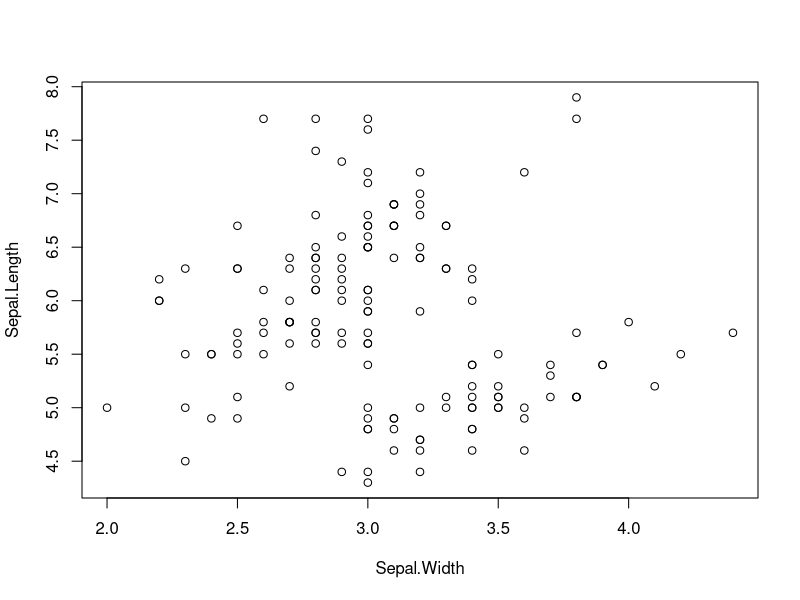
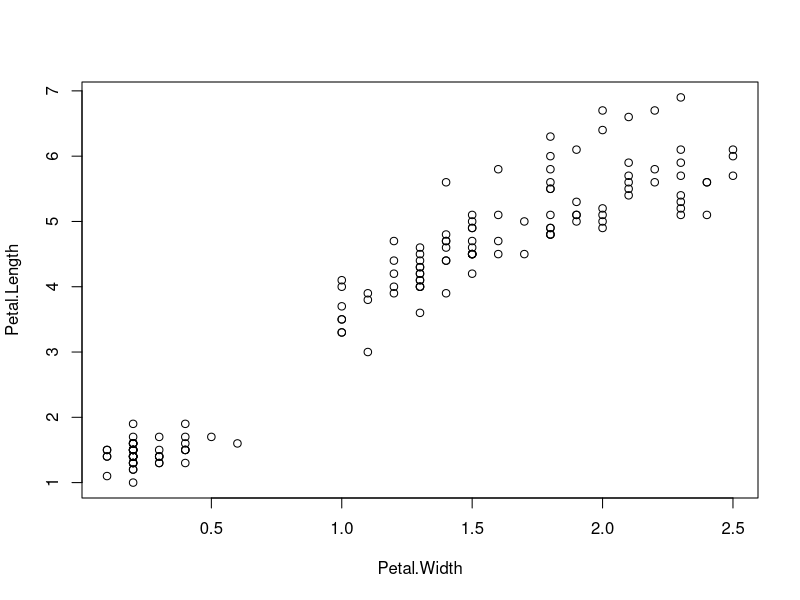
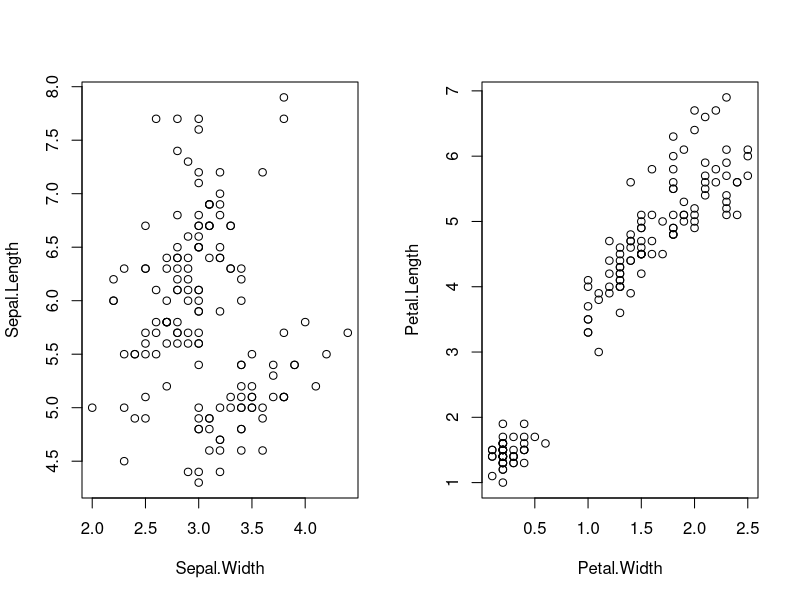
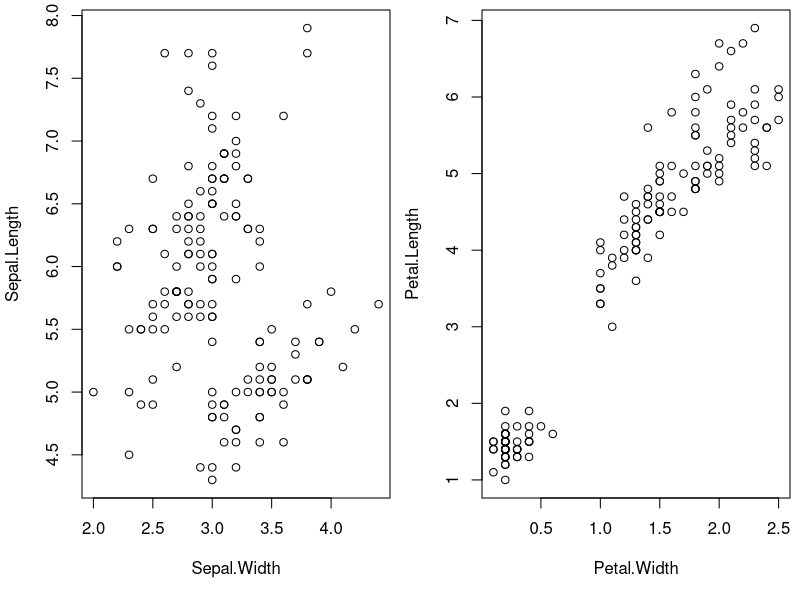
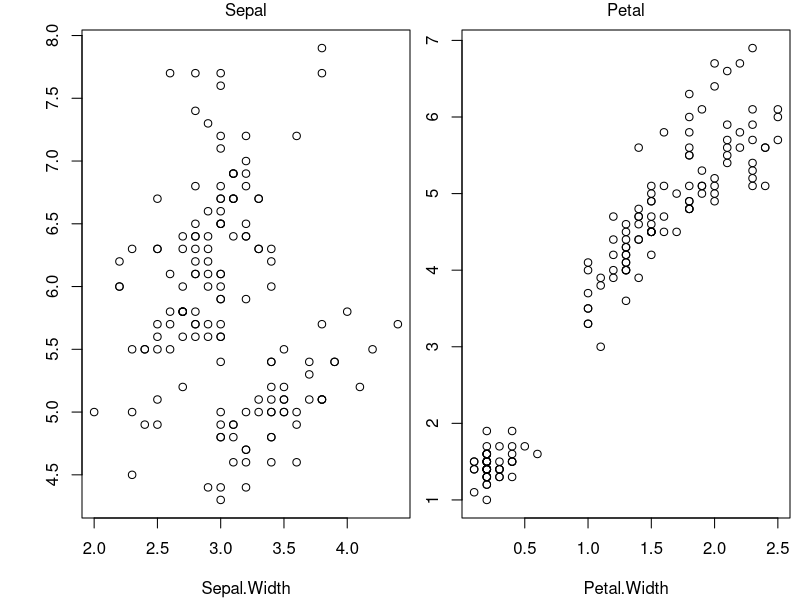
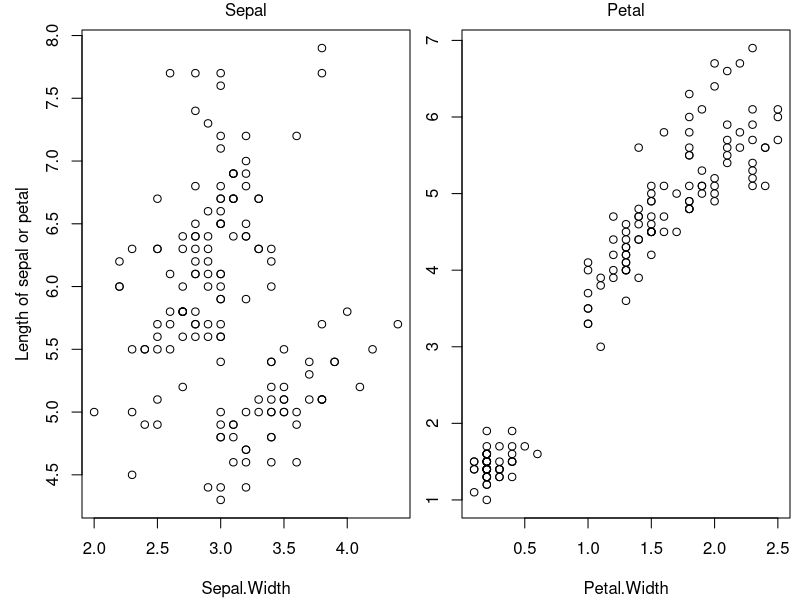
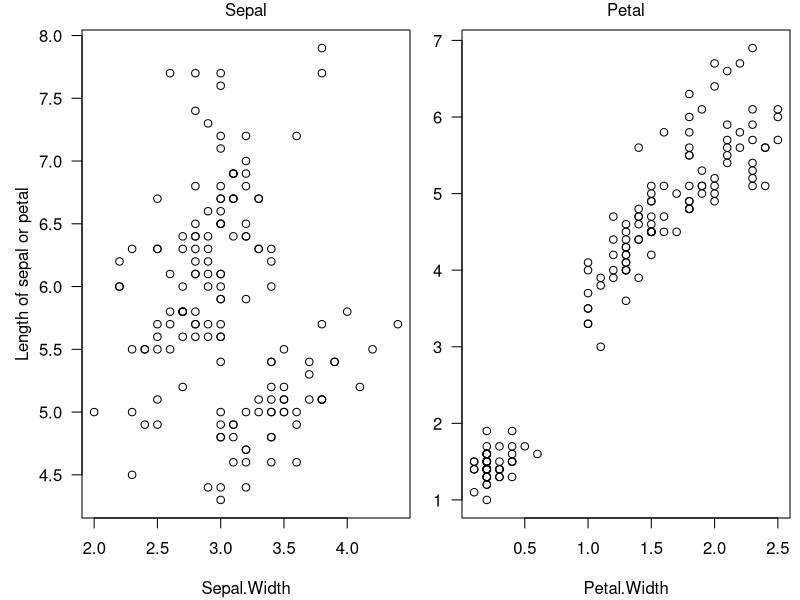
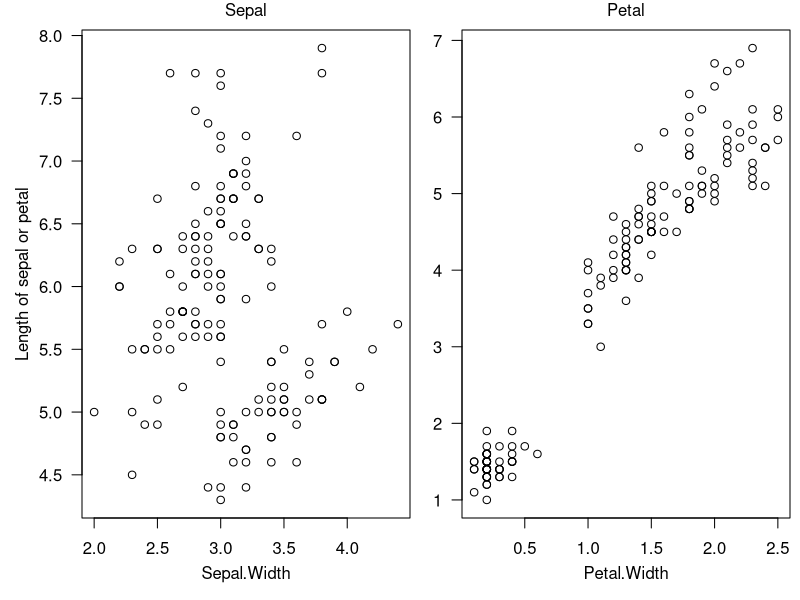

Write R code to recreate these figures, in order.
## # Making publication quality graphics with R.

## Here are plots of petal and sepal length, using the `iris` data set
## included with R (see `?iris` for details).  What we want is two
## plots, side by side to compare different allometries.

plot(Sepal.Length ~ Sepal.Width, iris)
plot(Petal.Length ~ Petal.Width, iris)

## What needs doing:
##   1. Save the output to files
##   2. Open in Illustrator
##   3. Resize/reshape dimensions
##   4. Change font sizes
##   5. Paste together
##   6. Squidge text around to use space nicely
##   7. Add a legend

## Also, what about those ugly overplotted points?

## Starting from the beginning; this is the classic way you'll get
## told to join two plots together, with mfrow:
par(mfrow=c(1, 2))
plot(Sepal.Length ~ Sepal.Width, iris)
plot(Petal.Length ~ Petal.Width, iris)

## The only problem with that is, well, pretty much everything.  There
## is about as much whitespace as there is interesting text.

## Start with an aspect ratio and size you like:
dev.new(width=7, height=5.5)

## The graphics option "mar" controls how much space is around each
## plot (in units of lines of text).  It's quite a lot!
par("mar")

## So we can reduce the enormous and useless top and right margins with
mar <- par("mar")
mar[3:4] <- 0.5
par(mfrow=c(1, 2), mar=mar)
plot(Sepal.Length ~ Sepal.Width, iris)
plot(Petal.Length ~ Petal.Width, iris)

## The graphics option "oma" controls how much space is around the
## *set* of plots.  With just a single plot this is obviously the same
## thing.

## We can use that to pull the plots together and replace the y axis labels.
par(mfrow=c(1, 2), mar=c(4.1, 2.1, 1.5, 0.5),
    oma=c(0, 2, 0, 0))
plot(Sepal.Length ~ Sepal.Width, iris)
mtext("Sepal", 3, outer=FALSE, line=0.5)
plot(Petal.Length ~ Petal.Width, iris)
mtext("Petal", 3, outer=FALSE, line=0.5)
## Note that the new plot has removed *both* y axis labels.  This is
## because while there is space to draw the left hand label, that
## space is outside of the *plot* margin and into the *outer* margin.
## So by default it won't be drawn.  Add it manually with mtext() (in
## next section)


## We can use that to pull the plots together and replace the y axis labels.
par(mfrow=c(1, 2), mar=c(4.1, 2.1, 1.5, 0.5),
    oma=c(0, 2, 0, 0))
plot(Sepal.Length ~ Sepal.Width, iris)
mtext("Length of sepal or petal", 2, outer=FALSE, line=2.5, xpd=NA)
mtext("Sepal", 3, outer=FALSE, line=0.5)
plot(Petal.Length ~ Petal.Width, iris)
mtext("Petal", 3, outer=FALSE, line=0.5)

## By default, R draws the y axis labels so that they are parallel to
## the axis.  Many people, me included think that's ugly.  Change this
## with las=1
par(mfrow=c(1, 2), mar=c(4.1, 2.1, 1.5, 0.5),
    oma=c(0, 2, 0, 0))
plot(Sepal.Length ~ Sepal.Width, iris, las=1)
mtext("Length of sepal or petal", 2, outer=FALSE, line=2.5, xpd=NA)
mtext("Sepal", 3, outer=FALSE, line=0.5)
plot(Petal.Length ~ Petal.Width, iris, las=1)
mtext("Petal", 3, outer=FALSE, line=0.5)

## You'll notice that the X axis label is a bit too low now.  This can
## be tweaked by another mtext call or by using 'mgp'
par(mfrow=c(1, 2), mar=c(4.1, 2.1, 1.5, 0.5),
    oma=c(0, 2, 0, 0), mgp=c(2.25, 1, 0))
plot(Sepal.Length ~ Sepal.Width, iris, las=1)
mtext("Length of sepal or petal", 2, outer=FALSE, line=2.5, xpd=NA)
mtext("Sepal", 3, outer=FALSE, line=0.5)
plot(Petal.Length ~ Petal.Width, iris, las=1)
mtext("Petal", 3, outer=FALSE, line=0.5)

## What if we wanted to add a little 'a' and 'b' into the plots?
## These plots have different scales, so getting them in the same
## place is hard.
par(mfrow=c(1, 2), mar=c(4.1, 2.1, 1.5, 0.5),
    oma=c(0, 2, 0, 0), mgp=c(2.25, 1, 0))
plot(Sepal.Length ~ Sepal.Width, iris, las=1)

usr <- par("usr")
text(usr[1] + .05*(usr[2] - usr[1]),
     usr[3] + .95*(usr[4] - usr[3]),
     "a)", adj=c(0, 1))

## That's going to be a pain to tweak, so let's write a little
## function.
label <- function(px, py, lab, ..., adj=c(0, 1)) {
  usr <- par("usr")
  text(usr[1] + px*(usr[2] - usr[1]),
       usr[3] + py*(usr[4] - usr[3]),
       lab, adj=adj, ...)
}

par(mfrow=c(1, 2), mar=c(4.1, 2.1, 1.5, 0.5),
    oma=c(0, 2, 0, 0), mgp=c(2.25, 1, 0))
plot(Sepal.Length ~ Sepal.Width, iris, las=1)
label(.04, .96, "a)")
mtext("Length of sepal or petal", 2, outer=FALSE, line=2.5, xpd=NA)
mtext("Sepal", 3, outer=FALSE, line=0.5)
plot(Petal.Length ~ Petal.Width, iris, las=1)
label(.04, .96, "b)")
mtext("Petal", 3, outer=FALSE, line=0.5)

## However, things might look better if we had the same x and y axes
## extents.  This is easy to do:
xlim <- range(iris$Sepal.Width, iris$Petal.Width)
ylim <- range(iris$Sepal.Length, iris$Petal.Length)

par(mfrow=c(1, 2), mar=c(4.1, 2.1, 1.5, 0.5),
    oma=c(0, 2, 0, 0), mgp=c(2.25, 1, 0))
plot(Sepal.Length ~ Sepal.Width, iris, las=1, xlim=xlim, ylim=ylim)
label(.04, .96, "a)")
mtext("Length of sepal or petal", 2, outer=FALSE, line=2.5, xpd=NA)
mtext("Sepal", 3, outer=FALSE, line=0.5)
plot(Petal.Length ~ Petal.Width, iris, las=1, xlim=xlim, ylim=ylim)
label(.04, .96, "b)")
mtext("Petal", 3, outer=FALSE, line=0.5)

## (notice how the labels stayed put)

## If we opted to keep this, we might drop the y labels from plot b)
## but keep the ticks.  To do this, we increase oma[2], decrease
## mar[2], and pass labels=FALSE when making the y axis for the second
## plot.
par(mfrow=c(1, 2), mar=c(4.1, 0.6, 1.5, 0.5),
    oma=c(0, 3, 0, 0), mgp=c(2.25, 1, 0))
plot(Sepal.Length ~ Sepal.Width, iris, las=1, xlim=xlim, ylim=ylim)
label(.04, .96, "a)")
mtext("Length of sepal or petal", 2, outer=FALSE, line=2.5, xpd=NA)
mtext("Sepal", 3, outer=FALSE, line=0.5)
plot(Petal.Length ~ Petal.Width, iris, las=1, xlim=xlim, ylim=ylim,
     yaxt="n")
axis(2, labels=FALSE)
label(.04, .96, "b)")
mtext("Petal", 3, outer=FALSE, line=0.5)

## Let's go back to the version that had independent axis labels.
par(mfrow=c(1, 2), mar=c(4.1, 2.1, 1.5, 0.5),
    oma=c(0, 2, 0, 0), mgp=c(2.25, 1, 0))
plot(Sepal.Length ~ Sepal.Width, iris, las=1)
label(.04, .96, "a)")
mtext("Length of sepal or petal", 2, outer=FALSE, line=2.5, xpd=NA)
mtext("Sepal", 3, outer=FALSE, line=0.5)
plot(Petal.Length ~ Petal.Width, iris, las=1)
label(.04, .96, "b)")
mtext("Petal", 3, outer=FALSE, line=0.5)

## We can add colours by species easily.  There are three species,
## corresponding in this case to three levels of a factor:
str(iris$Species)
levels(iris$Species)

## So if we had a vector of length 3
cols <- c("red", "blue", "green")
## then doing this:
cols[iris$Species]
## means that we have a vector of colours the same length as the data
## where 'setosa' is in red, 'versicolor' is in blue and 'virginica'
## is in green.

## If the labels were not factors, you could do it this way instead:
cols2 <- c(setosa="red", versicolor="blue", virginica="green")
cols2[as.character(iris$Species)]
## this is just a matter of taste.

## (or we can have slightly less ugly colours)
cols <- c("#e37222", "#162274", "#618e02")

par(mfrow=c(1, 2), mar=c(4.1, 2.1, 1.5, 0.5),
    oma=c(0, 2, 0, 0), mgp=c(2.25, 1, 0))
plot(Sepal.Length ~ Sepal.Width, iris, las=1, col=cols[Species])
label(.04, .96, "a)")
mtext("Length of sepal or petal", 2, outer=FALSE, line=2.5, xpd=NA)
mtext("Sepal", 3, outer=FALSE, line=0.5)
plot(Petal.Length ~ Petal.Width, iris, las=1, col=cols[Species])
label(.04, .96, "b)")
mtext("Petal", 3, outer=FALSE, line=0.5)

## (because I'm using the formula-based plotting interface I can use
## Species, not iris$Species).

## Which is starting to look better.  We can use shape so that
## colour-deficient people or black+white printed versions are more
## clear, too:
shape <- c(15, 17, 19)
## See example(points) for possible shapes.

par(mfrow=c(1, 2), mar=c(4.1, 2.1, 1.5, 0.5),
    oma=c(0, 2, 0, 0), mgp=c(2.25, 1, 0))
plot(Sepal.Length ~ Sepal.Width, iris, las=1,
     col=cols[Species], pch=shape[Species])
label(.04, .96, "a)")
mtext("Length of sepal or petal", 2, outer=FALSE, line=2.5, xpd=NA)
mtext("Sepal", 3, outer=FALSE, line=0.5)
plot(Petal.Length ~ Petal.Width, iris, las=1,
     col=cols[Species], pch=shape[Species])
label(.04, .96, "b)")
mtext("Petal", 3, outer=FALSE, line=0.5)

## The points are on top of each other, which can be solved with a bit
## of jittering:
iris$Sepal.Length <- jitter(iris$Sepal.Length)
iris$Petal.Length <- jitter(iris$Petal.Length)
iris$Sepal.Width <- jitter(iris$Sepal.Width)
iris$Petal.Width <- jitter(iris$Petal.Width)

par(mfrow=c(1, 2), mar=c(4.1, 2.1, 1.5, 0.5),
    oma=c(0, 2, 0, 0), mgp=c(2.25, 1, 0))
plot(Sepal.Length ~ Sepal.Width, iris, las=1,
     col=cols[Species], pch=shape[Species])
label(.04, .96, "a)")
mtext("Length of sepal or petal", 2, outer=FALSE, line=2.5, xpd=NA)
mtext("Sepal", 3, outer=FALSE, line=0.5)
plot(Petal.Length ~ Petal.Width, iris, las=1,
     col=cols[Species], pch=shape[Species])
label(.04, .96, "b)")
mtext("Petal", 3, outer=FALSE, line=0.5)

## The points are still a bit on top of each other and hard to tell
## where multiple points occur.  If the points were semitransparent,
## this would be less of a problem.

## Here is a function always in my toolkit, for making colours
## semitransparent:
make.transparent <- function(col, opacity=0.5) {
  if (length(opacity) > 1 && any(is.na(opacity))) {
    n <- max(length(col), length(opacity))
    opacity <- rep(opacity, length.out=n)
    col <- rep(col, length.out=n)
    ok <- !is.na(opacity)
    ret <- rep(NA, length(col))
    ret[ok] <- Recall(col[ok], opacity[ok])
    ret
  } else {
    tmp <- col2rgb(col)/255
    rgb(tmp[1,], tmp[2,], tmp[3,], alpha=opacity)
  }
}

cols.tr <- make.transparent(cols, .75)

par(mfrow=c(1, 2), mar=c(4.1, 2.1, 1.5, 0.5),
    oma=c(0, 2, 0, 0), mgp=c(2.25, 1, 0))
plot(Sepal.Length ~ Sepal.Width, iris, las=1,
     col=cols.tr[Species], pch=shape[Species])
label(.04, .96, "a)")
mtext("Length of sepal or petal", 2, outer=FALSE, line=2.5, xpd=NA)
mtext("Sepal", 3, outer=FALSE, line=0.5)
plot(Petal.Length ~ Petal.Width, iris, las=1,
     col=cols.tr[Species], pch=shape[Species])
label(.04, .96, "b)")
mtext("Petal", 3, outer=FALSE, line=0.5)

## Finally, add a legend:
par(mfrow=c(1, 2), mar=c(4.1, 2.1, 1.5, 0.5),
    oma=c(0, 2, 0, 0), mgp=c(2.25, 1, 0))
plot(Sepal.Length ~ Sepal.Width, iris, las=1,
     col=cols.tr[Species], pch=shape[Species])
label(.04, .96, "a)")
mtext("Length of sepal or petal", 2, outer=FALSE, line=2.5, xpd=NA)
mtext("Sepal", 3, outer=FALSE, line=0.5)
plot(Petal.Length ~ Petal.Width, iris, las=1,
     col=cols.tr[Species], pch=shape[Species])
label(.04, .96, "b)")
mtext("Petal", 3, outer=FALSE, line=0.5)

legend.lab <- paste("Iris", levels(iris$Species))
legend("bottomright", legend.lab, pch=shape, col=cols)
       
## Legends can be tweaked too, to make them a bit less ugly, along
## with some other general tweaking.
par(mfrow=c(1, 2), mar=c(4.1, 2.1, 1.5, 0.5),
    oma=c(0, 1.5, 0, 0), mgp=c(2.25, .75, 0), bty="l", tcl=-0.3)
plot(Sepal.Length ~ Sepal.Width, iris, las=1,
     col=cols.tr[Species], pch=shape[Species], xlab="Sepal width")
label(.04, .96, "a)")
mtext("Length of sepal or petal", 2, outer=FALSE, line=1.8, xpd=NA)
mtext("Sepal", 3, outer=FALSE, line=0.5)
plot(Petal.Length ~ Petal.Width, iris, las=1,
     col=cols.tr[Species], pch=shape[Species], xlab="Petal width")
label(.04, .96, "b)")
mtext("Petal", 3, outer=FALSE, line=0.5)

legend.lab <- paste("Iris", levels(iris$Species))
legend("bottomright", legend.lab, pch=shape, col=cols,
       cex=.8, text.font=3, bty="n")

## Here was our contrast:
par(mfrow=c(1, 2))
plot(Sepal.Length ~ Sepal.Width, iris)
plot(Petal.Length ~ Petal.Width, iris)
